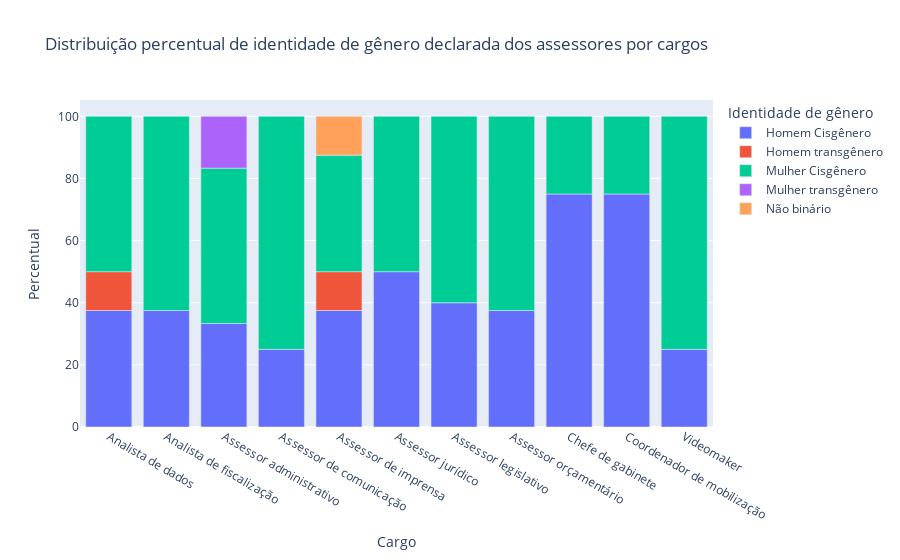

Write notebook code for a chart like this one.
### Code cell
fig = px.bar(df_grp_intra, x="Cargo ", y="Percentual", color="Identidade de gênero", title="Distribuição percentual de identidade de gênero declarada dos assessores por cargos")
fig.show()

### Figure 1 — Plotly figure (JSON) as saved in the notebook; plotly's stock layout.template omitted (floating-point values rounded to 4 significant figures)
{"data": [{"alignmentgroup": "True", "hovertemplate": "Identidade de gênero=Homem Cisgênero<br>Cargo =%{x}<br>Percentual=%{y}<extra></extra>", "legendgroup": "Homem Cisgênero", "marker": {"color": "#636efa", "pattern": {"shape": ""}}, "name": "Homem Cisgênero", "offsetgroup": "Homem Cisgênero", "orientation": "v", "showlegend": true, "textposition": "auto", "type": "bar", "x": ["Analista de dados", "Analista de fiscalização", "Assessor administrativo ", "Assessor de comunicação", "Assessor de imprensa", "Assessor jurídico", "Assessor legislativo ", "Assessor orçamentário", "Chefe de gabinete ", "Coordenador de mobilização", "Videomaker"], "xaxis": "x", "y": [37.5, 37.5, 33.33, 25, 37.5, 50, 40, 37.5, 75, 75, 25], "yaxis": "y"}, {"alignmentgroup": "True", "hovertemplate": "Identidade de gênero=Homem transgênero<br>Cargo =%{x}<br>Percentual=%{y}<extra></extra>", "legendgroup": "Homem transgênero", "marker": {"color": "#EF553B", "pattern": {"shape": ""}}, "name": "Homem transgênero", "offsetgroup": "Homem transgênero", "orientation": "v", "showlegend": true, "textposition": "auto", "type": "bar", "x": ["Analista de dados", "Assessor de imprensa"], "xaxis": "x", "y": [12.5, 12.5], "yaxis": "y"}, {"alignmentgroup": "True", "hovertemplate": "Identidade de gênero=Mulher Cisgênero<br>Cargo =%{x}<br>Percentual=%{y}<extra></extra>", "legendgroup": "Mulher Cisgênero", "marker": {"color": "#00cc96", "pattern": {"shape": ""}}, "name": "Mulher Cisgênero", "offsetgroup": "Mulher Cisgênero", "orientation": "v", "showlegend": true, "textposition": "auto", "type": "bar", "x": ["Analista de dados", "Analista de fiscalização", "Assessor administrativo ", "Assessor de comunicação", "Assessor de imprensa", "Assessor jurídico", "Assessor legislativo ", "Assessor orçamentário", "Chefe de gabinete ", "Coordenador de mobilização", "Videomaker"], "xaxis": "x", "y": [50, 62.5, 50, 75, 37.5, 50, 60, 62.5, 25, 25, 75], "yaxis": "y"}, {"alignmentgroup": "True", "hovertemplate": "Identidade de gênero=Mulher transgênero<br>Cargo =%{x}<br>Percentual=%{y}<extra></extra>", "legendgroup": "Mulher transgênero", "marker": {"color": "#ab63fa", "pattern": {"shape": ""}}, "name": "Mulher transgênero", "offsetgroup": "Mulher transgênero", "orientation": "v", "showlegend": true, "textposition": "auto", "type": "bar", "x": ["Assessor administrativo "], "xaxis": "x", "y": [16.67], "yaxis": "y"}, {"alignmentgroup": "True", "hovertemplate": "Identidade de gênero=Não binário<br>Cargo =%{x}<br>Percentual=%{y}<extra></extra>", "legendgroup": "Não binário", "marker": {"color": "#FFA15A", "pattern": {"shape": ""}}, "name": "Não binário", "offsetgroup": "Não binário", "orientation": "v", "showlegend": true, "textposition": "auto", "type": "bar", "x": ["Assessor de imprensa"], "xaxis": "x", "y": [12.5], "yaxis": "y"}], "layout": {"barmode": "relative", "legend": {"title": {"text": "Identidade de gênero"}, "tracegroupgap": 0}, "title": {"text": "Distribuição percentual de identidade de gênero declarada dos assessores por cargos"}, "xaxis": {"anchor": "y", "domain": [0, 1], "title": {"text": "Cargo "}}, "yaxis": {"anchor": "x", "domain": [0, 1], "title": {"text": "Percentual"}}}}
